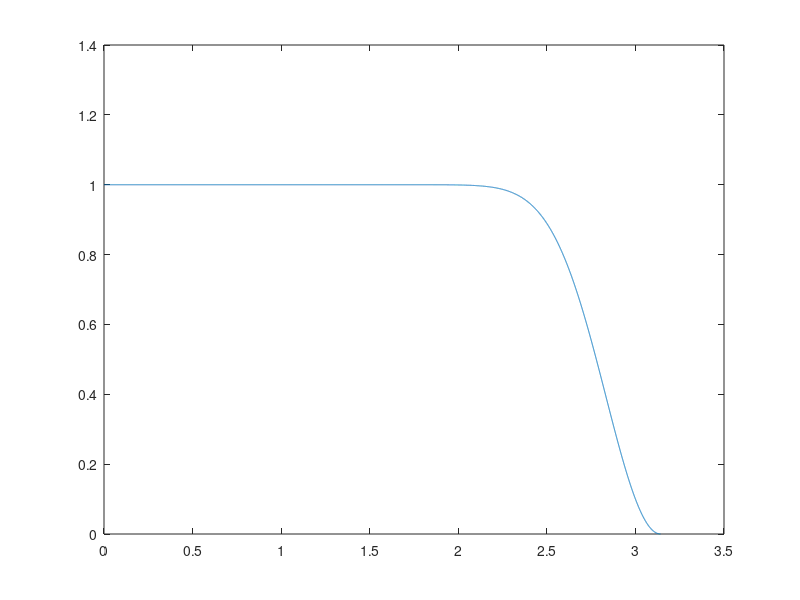
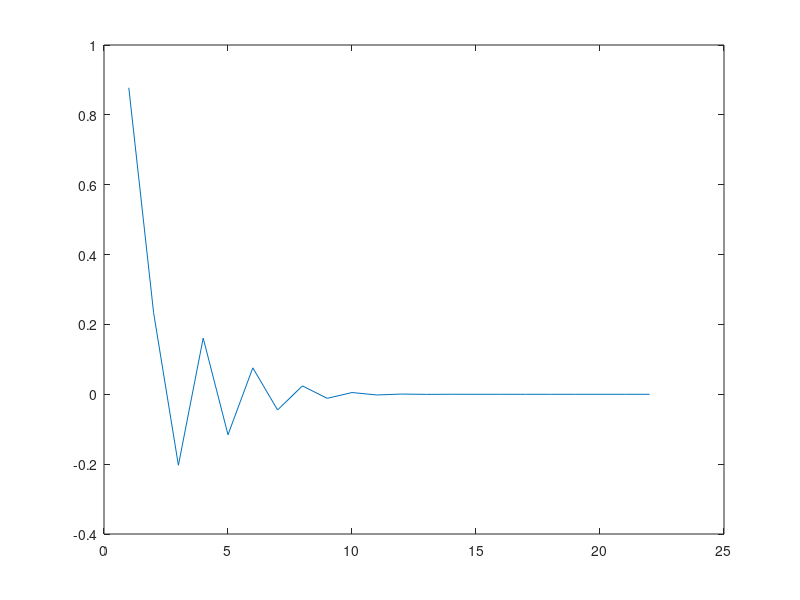

Reproduce these figures in MATLAB, in order.
clc; clear all; close all;
format long
% calcul d'un filtre symétrique d'ordre 2*J avec J>0.
J=21;

A=zeros(J+1,J+1);
NN=[0:J];
A(1,:)=1;
A(2,:)=(-1).^NN;
for i=3:J+1
    for j=2:J+1
        A(i,j)=(j-1).^(2*(i-2));
    end
end
b=zeros(J+1,1);
b(1)=1;
%[a,FLAG,RELRES,ITER]=gmres(A,b);
P=tril(A);
Ap=P\A;
bp=P\b;
a=Ap\bp;
err=norm(A*a-b)
sum(a)

figure(2)
plot(a)

teta=linspace(0,pi,10000);
ampli=zeros(size(teta));
for k=1:length(a)
    ampli=ampli+a(k).*cos((k-1)*teta);
end

figure(1)
plot(teta,ampli)

max(abs(ampli))
